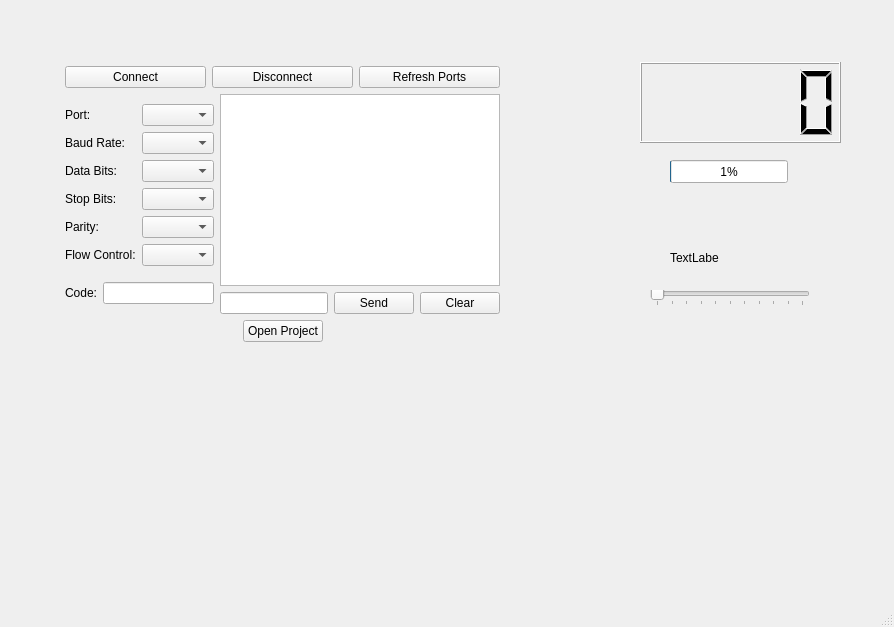
<?xml version="1.0" encoding="UTF-8"?>
<ui version="4.0">
 <class>MainWindow</class>
 <widget class="QMainWindow" name="MainWindow">
  <property name="geometry">
   <rect>
    <x>0</x>
    <y>0</y>
    <width>894</width>
    <height>627</height>
   </rect>
  </property>
  <property name="maximumSize">
   <size>
    <width>100000</width>
    <height>100000</height>
   </size>
  </property>
  <property name="windowTitle">
   <string>MainWindow</string>
  </property>
  <widget class="QWidget" name="centralwidget">
   <widget class="QProgressBar" name="progressBar">
    <property name="geometry">
     <rect>
      <x>670</x>
      <y>160</y>
      <width>118</width>
      <height>23</height>
     </rect>
    </property>
    <property name="minimum">
     <number>0</number>
    </property>
    <property name="value">
     <number>1</number>
    </property>
   </widget>
   <widget class="QLCDNumber" name="lcdNumber">
    <property name="geometry">
     <rect>
      <x>640</x>
      <y>62</y>
      <width>201</width>
      <height>81</height>
     </rect>
    </property>
    <property name="digitCount">
     <number>5</number>
    </property>
    <property name="intValue" stdset="0">
     <number>0</number>
    </property>
   </widget>
   <widget class="QLabel" name="label_scroll">
    <property name="geometry">
     <rect>
      <x>670</x>
      <y>250</y>
      <width>49</width>
      <height>16</height>
     </rect>
    </property>
    <property name="text">
     <string>TextLabel</string>
    </property>
   </widget>
   <widget class="QWidget" name="layoutWidget">
    <property name="geometry">
     <rect>
      <x>9</x>
      <y>9</y>
      <width>547</width>
      <height>390</height>
     </rect>
    </property>
    <layout class="QGridLayout" name="gridLayout_13">
     <item row="0" column="1">
      <spacer name="verticalSpacer_2">
       <property name="orientation">
        <enum>Qt::Vertical</enum>
       </property>
       <property name="sizeHint" stdset="0">
        <size>
         <width>20</width>
         <height>40</height>
        </size>
       </property>
      </spacer>
     </item>
     <item row="1" column="0">
      <spacer name="horizontalSpacer">
       <property name="orientation">
        <enum>Qt::Horizontal</enum>
       </property>
       <property name="sizeHint" stdset="0">
        <size>
         <width>40</width>
         <height>20</height>
        </size>
       </property>
      </spacer>
     </item>
     <item row="1" column="1">
      <layout class="QGridLayout" name="gridLayout_12">
       <item row="0" column="0">
        <layout class="QGridLayout" name="gridLayout_10">
         <item row="0" column="0">
          <layout class="QGridLayout" name="gridLayout_8">
           <item row="0" column="0">
            <widget class="QPushButton" name="pushButton_Connect">
             <property name="text">
              <string>Connect</string>
             </property>
            </widget>
           </item>
           <item row="0" column="1">
            <widget class="QPushButton" name="pushButton_Disconnect">
             <property name="text">
              <string>Disconnect</string>
             </property>
            </widget>
           </item>
           <item row="0" column="2">
            <widget class="QPushButton" name="pushButton_Refresh">
             <property name="text">
              <string>Refresh Ports</string>
             </property>
            </widget>
           </item>
          </layout>
         </item>
         <item row="1" column="0">
          <layout class="QGridLayout" name="gridLayout_9">
           <item row="0" column="0">
            <layout class="QGridLayout" name="gridLayout_5">
             <item row="0" column="0">
              <layout class="QGridLayout" name="gridLayout_3">
               <item row="0" column="0">
                <layout class="QGridLayout" name="gridLayout_2">
                 <item row="0" column="0">
                  <widget class="QLabel" name="label">
                   <property name="text">
                    <string>Port:</string>
                   </property>
                  </widget>
                 </item>
                 <item row="1" column="0">
                  <widget class="QLabel" name="label_2">
                   <property name="text">
                    <string>Baud Rate:</string>
                   </property>
                  </widget>
                 </item>
                 <item row="2" column="0">
                  <widget class="QLabel" name="label_3">
                   <property name="text">
                    <string>Data Bits:</string>
                   </property>
                  </widget>
                 </item>
                 <item row="3" column="0">
                  <widget class="QLabel" name="label_4">
                   <property name="text">
                    <string>Stop Bits:</string>
                   </property>
                  </widget>
                 </item>
                 <item row="4" column="0">
                  <widget class="QLabel" name="label_5">
                   <property name="text">
                    <string>Parity:</string>
                   </property>
                  </widget>
                 </item>
                 <item row="5" column="0">
                  <widget class="QLabel" name="label_6">
                   <property name="text">
                    <string>Flow Control:</string>
                   </property>
                  </widget>
                 </item>
                </layout>
               </item>
               <item row="0" column="1">
                <layout class="QGridLayout" name="gridLayout">
                 <item row="0" column="0">
                  <widget class="QComboBox" name="comboBox_port"/>
                 </item>
                 <item row="1" column="0">
                  <widget class="QComboBox" name="comboBox_baudrate"/>
                 </item>
                 <item row="2" column="0">
                  <widget class="QComboBox" name="comboBox_databits"/>
                 </item>
                 <item row="3" column="0">
                  <widget class="QComboBox" name="comboBox_stopbits"/>
                 </item>
                 <item row="4" column="0">
                  <widget class="QComboBox" name="comboBox_parity"/>
                 </item>
                 <item row="5" column="0">
                  <widget class="QComboBox" name="comboBox_flowcontrol"/>
                 </item>
                </layout>
               </item>
              </layout>
             </item>
             <item row="1" column="0">
              <layout class="QGridLayout" name="gridLayout_4">
               <item row="0" column="0">
                <widget class="QLabel" name="label_7">
                 <property name="text">
                  <string>Code:</string>
                 </property>
                </widget>
               </item>
               <item row="0" column="1">
                <widget class="QLineEdit" name="lineEdit_code"/>
               </item>
              </layout>
             </item>
            </layout>
           </item>
           <item row="0" column="1">
            <layout class="QGridLayout" name="gridLayout_6">
             <item row="0" column="0">
              <widget class="QTextBrowser" name="textBrowser"/>
             </item>
             <item row="1" column="0">
              <layout class="QGridLayout" name="gridLayout_7">
               <item row="0" column="0">
                <widget class="QLineEdit" name="lineEdit_send"/>
               </item>
               <item row="0" column="1">
                <widget class="QPushButton" name="pushButton_send">
                 <property name="text">
                  <string>Send</string>
                 </property>
                </widget>
               </item>
               <item row="0" column="2">
                <widget class="QPushButton" name="pushButton_clear">
                 <property name="text">
                  <string>Clear</string>
                 </property>
                </widget>
               </item>
              </layout>
             </item>
            </layout>
           </item>
          </layout>
         </item>
        </layout>
       </item>
       <item row="1" column="0">
        <layout class="QGridLayout" name="gridLayout_11">
         <item row="0" column="0">
          <spacer name="horizontalSpacer_2">
           <property name="orientation">
            <enum>Qt::Horizontal</enum>
           </property>
           <property name="sizeHint" stdset="0">
            <size>
             <width>35</width>
             <height>17</height>
            </size>
           </property>
          </spacer>
         </item>
         <item row="0" column="1">
          <widget class="QPushButton" name="pushButton_open_project">
           <property name="text">
            <string>Open Project</string>
           </property>
          </widget>
         </item>
         <item row="0" column="2">
          <spacer name="horizontalSpacer_3">
           <property name="orientation">
            <enum>Qt::Horizontal</enum>
           </property>
           <property name="sizeHint" stdset="0">
            <size>
             <width>40</width>
             <height>20</height>
            </size>
           </property>
          </spacer>
         </item>
        </layout>
       </item>
      </layout>
     </item>
     <item row="1" column="2">
      <spacer name="horizontalSpacer_4">
       <property name="orientation">
        <enum>Qt::Horizontal</enum>
       </property>
       <property name="sizeHint" stdset="0">
        <size>
         <width>40</width>
         <height>20</height>
        </size>
       </property>
      </spacer>
     </item>
     <item row="2" column="1">
      <spacer name="verticalSpacer">
       <property name="orientation">
        <enum>Qt::Vertical</enum>
       </property>
       <property name="sizeHint" stdset="0">
        <size>
         <width>20</width>
         <height>40</height>
        </size>
       </property>
      </spacer>
     </item>
    </layout>
   </widget>
   <widget class="QSlider" name="horizontalSlider">
    <property name="geometry">
     <rect>
      <x>650</x>
      <y>290</y>
      <width>160</width>
      <height>16</height>
     </rect>
    </property>
    <property name="maximum">
     <number>1000</number>
    </property>
    <property name="singleStep">
     <number>10</number>
    </property>
    <property name="pageStep">
     <number>10</number>
    </property>
    <property name="value">
     <number>0</number>
    </property>
    <property name="orientation">
     <enum>Qt::Horizontal</enum>
    </property>
    <property name="invertedControls">
     <bool>true</bool>
    </property>
    <property name="tickPosition">
     <enum>QSlider::TicksBelow</enum>
    </property>
    <property name="tickInterval">
     <number>100</number>
    </property>
   </widget>
  </widget>
  <widget class="QMenuBar" name="menubar">
   <property name="geometry">
    <rect>
     <x>0</x>
     <y>0</y>
     <width>894</width>
     <height>21</height>
    </rect>
   </property>
  </widget>
  <widget class="QStatusBar" name="statusbar"/>
 </widget>
 <resources/>
 <connections/>
</ui>
